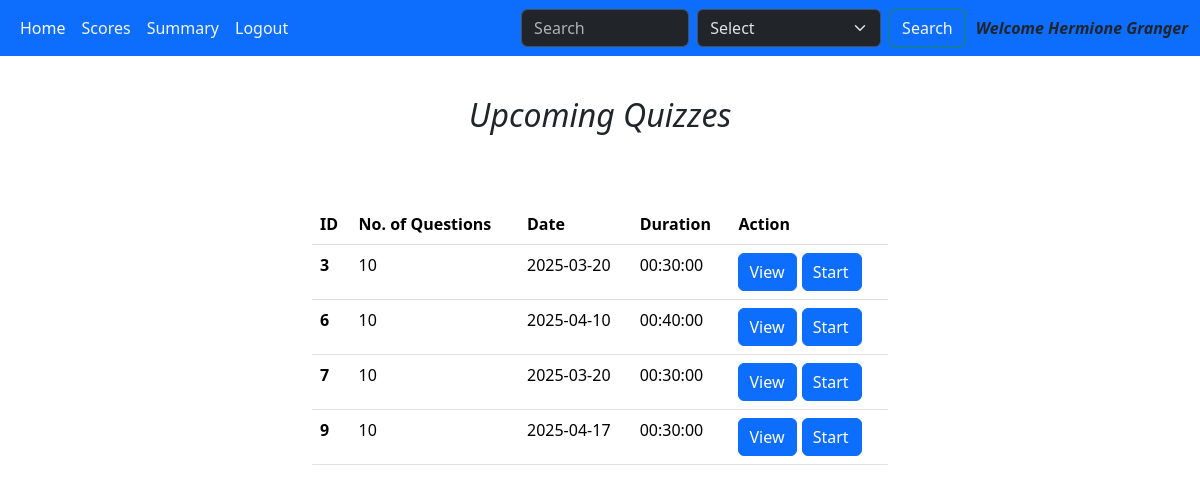
/user_dashboard (signed in), run on the app's committed database.
### models.py (models this page shows)
class User(db.Model):
    id = db.Column(db.Integer, primary_key = True)
    username = db.Column(db.String(120), nullable = False, unique = True)
    password = db.Column(db.String(100), nullable = False)
    name = db.Column(db.String(100), nullable = False)
    qualification = db.Column(db.String(120))
    dob = db.Column(db.Date, nullable = False)

class Quiz(db.Model):
    id = db.Column(db.Integer, primary_key = True)
    chapter_id = db.Column(db.Integer, db.ForeignKey('chapter.id'), nullable = False)
    date_of_quiz = db.Column(db.Date, nullable = False)
    time_duration = db.Column(db.Time, nullable = False)
    quiz_attempted = db.Column(db.Integer())
    questions = db.Relationship('Questions', backref = 'quiz')

### app.py (the view)
@app.route('/user_dashboard')
def user_dashboard():
    quizzes = Quiz.query.all()
    user_id = session.get('user_id')
    user_obj = User.query.get(user_id)
    for quiz in quizzes:
        score = Scores.query.filter_by(user_id=user_id, quiz_id=quiz.id).first()
        if not score:
            quiz.quiz_attempted = 0
            db.session.commit()
        else:
            quiz.quiz_attempted = 1
            db.session.commit()
    return render_template('user_dashboard.html', quizzes = quizzes, user_obj = user_obj)

### templates/user_dashboard.html (shortened to what this page needs)
<!DOCTYPE html>
<html lang="en">
<head>
    <link rel="stylesheet" href="/static/style.css">
    <link href="https://cdn.jsdelivr.net/npm/bootstrap@5.3.3/dist/css/bootstrap.min.css"
    rel="stylesheet"
>
</head>
<body>
    <nav class="navbar navbar-expand-lg bg-primary" data-bs-theme="dark">
        <div class="container-fluid">
          <div class="collapse navbar-collapse" id="navbarSupportedContent">
            <ul class="navbar-nav me-auto mb-2 mb-lg-0">
              <li class="nav-item">
                <a class="nav-link active" aria-current="page" href="/user_dashboard">Home</a>
              </li>
              <li class="nav-item">
                <a class="nav-link" href="/scores" style="color:whitesmoke">Scores</a>
              </li>
              <li class="nav-item dropdown">
                <a class="nav-link" href="/summary_user" style="color:whitesmoke">
                  Summary
                </a>
              </li>
              <li class="nav-item">
                <a class="nav-link" style="color:whitesmoke" href="/logout">Logout</a>
              </li>
            </ul>
            <form class="d-flex" role="search" action="/search_user">
              <input class="form-control me-2" type="search" placeholder="Search" aria-label="Search">
              <select class="form-select me-2" aria-label="Default select example">
                <option selected>Select</option>
              </select>
              <button class="btn btn-outline-success" type="submit" style="color:whitesmoke">Search</button>
            </form>
            <span style="text-align:center; margin-left:10px; font-style:italic; font-weight: 700;">Welcome {{ user_obj.name }}</span>
          </div>
        </div>
    </nav>
    <div class="upcoming_quizes">
        <div id="up_quizzes" style="text-align:center; margin-top:8px; font-style:oblique">
            <h2 style="margin:30px;">Upcoming Quizzes</h2>
        </div>
        <div class="container-fluid" style="margin-top:70px;">
            <table class="table caption-top">
                <thead>
                  <tr>
                    <th scope="col">ID</th>
                    <th scope="col">No. of Questions</th>
                    <th scope="col">Date</th>
                    <th scope="col">Duration</th>
                    <th scope="col">Action</th>
                  </tr>
                </thead>
                <tbody>
                  {% for quiz in quizzes %}
                  <tr>
                    <th scope="row">{{quiz.id }}</th>
                    <td>{{ quiz.questions|length }}</td>
                    <td>{{ quiz.date_of_quiz }} </td>
                    <td>{{ quiz.time_duration }}</td>
                    <td><a href="/view/{{ quiz.id }}" class="btn btn-primary" style="padding-left:10px">View</a>
                      <a href="/start_Exam/{{ quiz.id }}" class="btn btn-primary" style="padding-left:10px">Start</a></td>
                  </tr>
                  {% endfor %}
                </tbody>
            </table>
        </div>
    </div>
</body>
</html>

### static/style.css (style rules this page uses)
* { margin:0px; }
.upcoming_quizes { margin:auto; margin-top: 40px; width:600px; border:none; border-radius: 10px; }

### data on the page
User: name "Hermione Granger"
Quiz: id "3", questions|length "10", date_of_quiz "2025-03-20", time_duration "00:30:00"
Quiz: id "6", questions|length "10", date_of_quiz "2025-04-10", time_duration "00:40:00"
Quiz: id "7", questions|length "10", date_of_quiz "2025-03-20", time_duration "00:30:00"
Quiz: id "9", questions|length "10", date_of_quiz "2025-04-17", time_duration "00:30:00"
